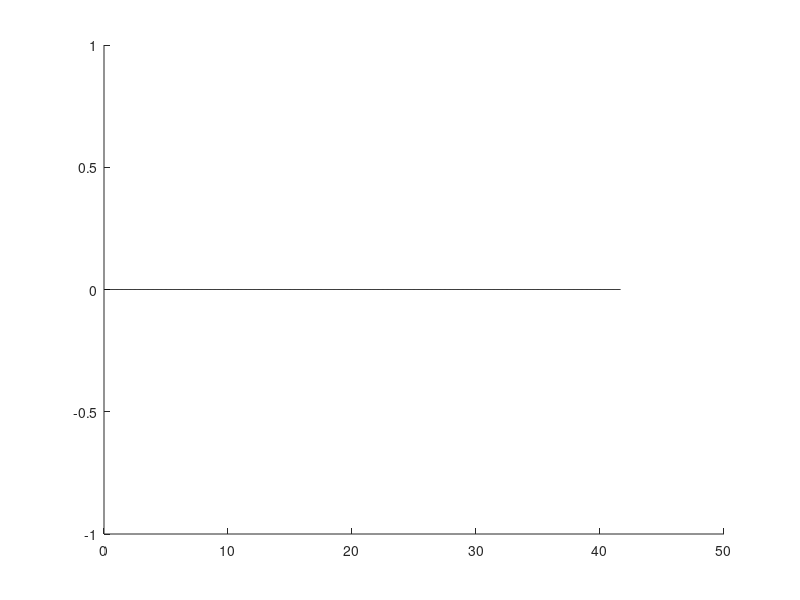

MATLAB code to generate this figure: (Note: this script raises an error after producing the figure.)
data = csvread('solo_data.csv', 1, 0);
n = size(data, 1);
% p = plot(data(:, 1), data(:, 2), 'LineWidth', 3);
% cd = [uint8(jet(n)*255) uint8(ones(n,1))].';
% drawnow
% set(p.Edge, 'ColorBinding','interpolated', 'ColorData',cd)

lat = data(:, 1); long = data(:, 2); pitch = data(:,3); roll = data(:,4);
m = length(lat);
dt = 1/20;
t = 0;

% Initial conditions
x = [0;0;0;0];
xHat = [0;0;0;0];
xModelPR = [0; 0; 0; 0];

% State update matrix
F = [1 0 dt 0; 0 1 0 dt; 0 0 1 0; 0 0 0 1]; 


% State-measurement transformation
H = [1 0 0 0; 0 1 0 0];

% Control input matrix: sensor input matrix 
B = [0 0; 0 0; 1 0; 0 1];



% Error covariance matrix
P = eye(4); 



% Process noise covariance matrix. Represents system noisiness
varQ = 0.02;
Q = [varQ 0  0 0; 0 varQ 0 0; 0 0 varQ 0; 0 0 0 varQ];

% Measurement noise covariance matrix. Represents measurement noisiness
varR = 0.02;
R = [varR 0; 0 varR ];



times = [];
states = [];
measurements = [];
outputs = [];
modelPR = [];

m = length(lat);
coord = ones(m,2);
coord(1,1) = 0; coord(1,2) = 0 ;

for i=1:m-1
    longdif = long(i)-long(i+1);
    
    latdif = lat(i)-lat(i+1);
    coord(i+1,1) =  coord(i,1)+ 111111*longdif;coord(i+1,2) =coord(i,2)+111111*latdif;
end
    


for i=1:m-1
    u = [sin(pitch(i))*cos(roll(i)); -sin(roll(i))];
    
    t = t + dt;
    u = -20;
    
    xModelPR = F*x + B*u + normrnd(0, diag(Q));
    
    times = [times t];
    states = [states x];
    
    xModelPR = F*xModelPR + B*u;
    modelPR= [modelPR xModelPR];
    
    % Predict
    xHat = F*xHat + B*u;
    P = F*P*F.' + Q;
    
    % Kalman gain
    K = P*H.'*inv(H*P*H.' + R);
    
    % Measurement
    z = coord(i,1:2)';
%     z = H * xcur + normrnd(0, diag(R));
    measurements = [measurements z];
    
    % Update
    xHat = xHat + K*(z - H*xHat);
    P = (eye(4) - K*H)*P;
    
    
    outputs = [outputs xHat];
    
    
   
end



hold on;

% Position
% plot(times, measurements(1,:), 'cyan');
% plot(times, model(1,:), 'b');
plot(times, states(1,:), 'black');
plot(times, outputs(1,:), 'r');


% Velocity
% plot(times, measurements(2,:), 'y');
% plot(times, outputs(2,:), 'r');
% plot(times, model(2,:), 'b');
% plot(times, states(2,:), 'black');

xlabel('Time');
ylabel('Position')
%legend('Measurement','Model', 'Reality', 'Kalman Output')




